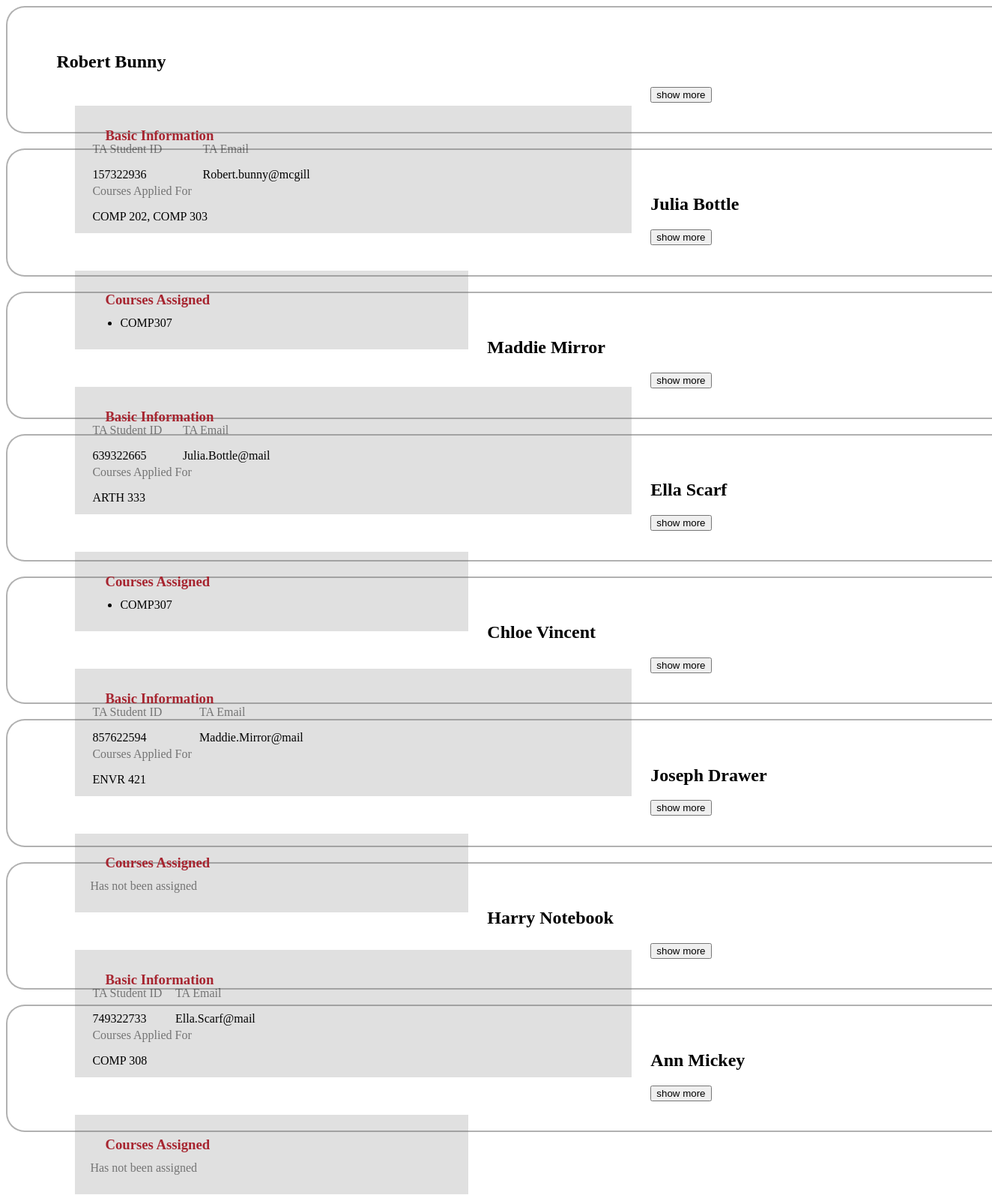
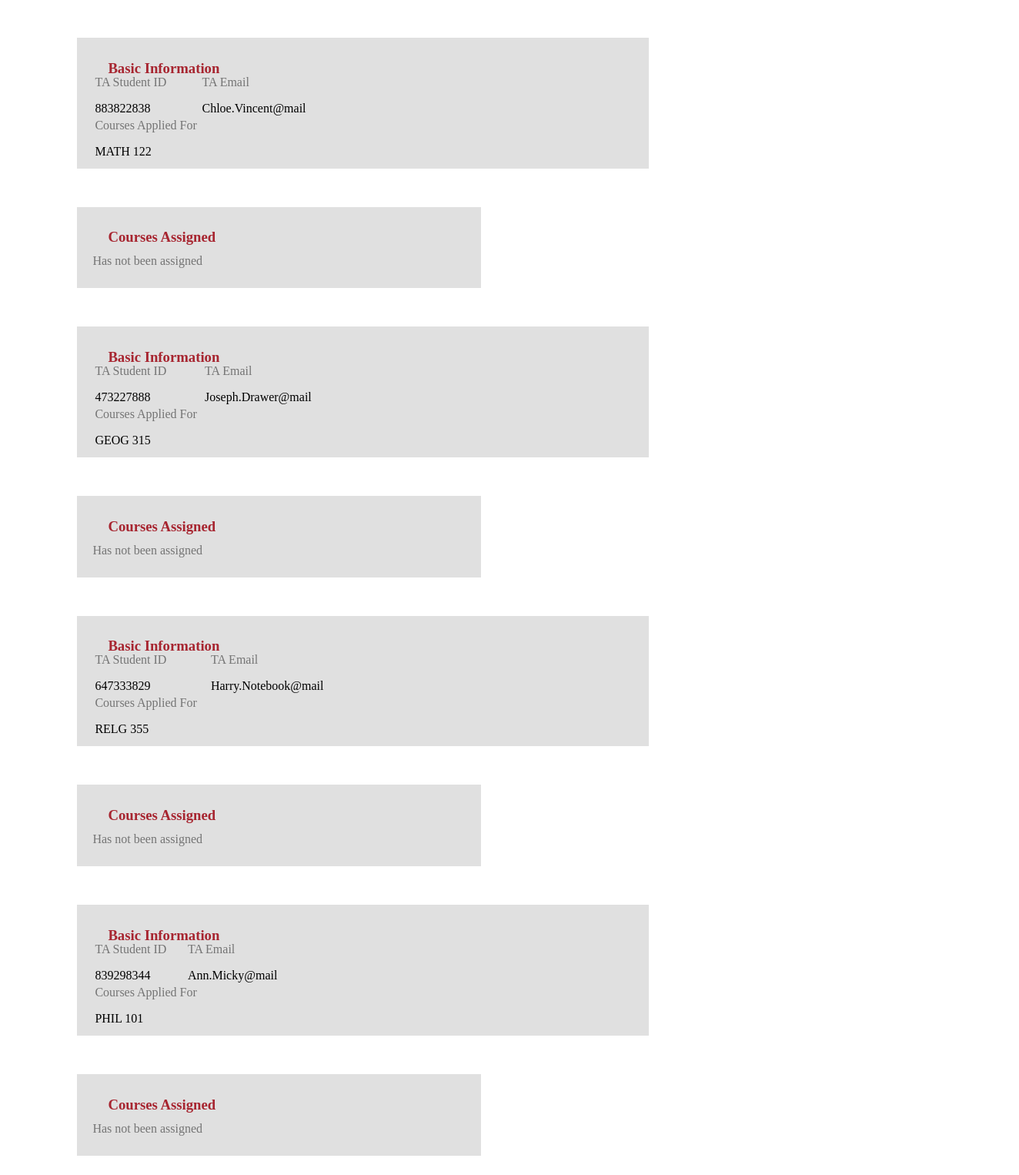
Page /ta_admin/allrecords.php on the committed database (2 pictures, top to bottom).
### tables this page shows
CREATE TABLE "TACohort"(
        "term_month_year" TEXT,
        "TA_name" TEXT,
        "student_ID" INTEGER,
        "legal_name" TEXT,
        "email" TEXT,
        "grad_ugrad" TEXT,
        "supervisor_name" TEXT,
        "priority" TEXT,
        "hours" INTEGER,
        "date_applied" TEXT,
        "location" TEXT,
        "phone" INTEGER,
        "degree" TEXT,
        "courses_applied_for" TEXT,
        "open_to_other_courses" TEXT,
        "notes" TEXT,
        UNIQUE("term_month_year","student_ID"));

### ta_admin/populate_report.php (the view, shortened to what this page needs)
<?php
$db_pop = new SQLite3("../STARboard.db", SQLITE3_OPEN_READWRITE);
$stmt = $db_pop->prepare("SELECT * FROM TACohort WHERE term_month_year = '".$TA_term."' AND student_id= ".$TA_id."");
$res = $stmt->execute();
while ($ta = $res->fetchArray(SQLITE3_ASSOC)){
    echo "<h2>"  .     $ta['legal_name']    ."</h2>";
    echo "<div class='col-7'>";
    echo "<div class='report-section'>";
    echo "<h3 class='red-detail'>Basic Information</h3>";
    echo "<table>";
    echo "<tr>";
    echo "<td width=50%><p class='field-head'>TA Student ID</p><p>"  .     $ta['student_ID']  ."</p></td>";
    echo "<td><p class='field-head'>TA Email</p><p>"  .     $ta['email']  ."</p></td>";
    echo "</tr>";
    echo "<tr>";
    echo "<td colspan='2'><p class='field-head'>Courses Applied For</p><p>"  .     $ta['courses_applied_for']  ."</p></td>";
    echo "</tr>";
    echo "</table>";
    echo "</div>";
    echo "</div>";
    echo "<div class='col-5'>";
    echo "<div class='report-section'>";
    require "courses_assigned.php";
    echo "</div>";
    echo "</div>";
}

### ta_admin/allrecords.php (shortened to what this page needs)
<?php
$db = new SQLite3("../STARboard.db", SQLITE3_OPEN_READWRITE);
$statement = $db->prepare("SELECT * FROM TACohort");
$result = $statement->execute();
$divid = 0;
while ($tas = $result->fetchArray(SQLITE3_ASSOC)){
    $TA_id = $tas['student_ID'];
    $TA_term = $tas['term_month_year'];
    echo "<div class='record'>";
    require "populate_report.php";
    echo "<button class='editButton' onclick='myFunction(this,".$divid.")'>show more
    <i class='fa fa-chevron-circle-down' aria-hidden='true'></i></button>";
    echo "</div>";
    $divid +=1;
}

### ta_admin/courses_assigned.php
<?php
$db_assigned = new SQLite3("../STARboard.db", SQLITE3_OPEN_READWRITE);
$stmt_assign = $db_assigned->prepare("SELECT course_num FROM TAassignment WHERE term_month_year = '".$TA_term."' AND student_id= ".$TA_id."");
$assigned = $stmt_assign->execute();
    echo "<h3 class='red-detail'>Courses Assigned</h3>";
    echo "<ul>";
$rows =0;
while ($course = $assigned->fetchArray(SQLITE3_ASSOC)){
    echo "<li>".$course['course_num']."</li>";
    $rows++;
}
echo "</ul>";
if ($rows == 0){
    echo "<p class='field-head'>Has not been assigned </p>";
}

### rows in the picture
tacohort: legal_name "Robert Bunny", student_ID "157322936", email "Robert.bunny@mcgill", courses_applied_for "COMP 202, COMP 303", course_num "COMP307"
tacohort: legal_name "Julia Bottle", student_ID "639322665", email "Julia.Bottle@mail", courses_applied_for "ARTH 333", course_num "COMP307"
tacohort: legal_name "Maddie Mirror", student_ID "857622594", email "Maddie.Mirror@mail", courses_applied_for "ENVR 421", shows "Has not been assigned"
tacohort: legal_name "Ella Scarf", student_ID "749322733", email "Ella.Scarf@mail", courses_applied_for "COMP 308", shows "Has not been assigned"
tacohort: legal_name "Chloe Vincent", student_ID "883822838", email "Chloe.Vincent@mail", courses_applied_for "MATH 122", shows "Has not been assigned"
tacohort: legal_name "Joseph Drawer", student_ID "473227888", email "Joseph.Drawer@mail", courses_applied_for "GEOG 315", shows "Has not been assigned"
tacohort: legal_name "Harry Notebook", student_ID "647333829", email "Harry.Notebook@mail", courses_applied_for "RELG 355", shows "Has not been assigned"
tacohort: legal_name "Ann Mickey", student_ID "839298344", email "Ann.Micky@mail", courses_applied_for "PHIL 101", shows "Has not been assigned"
